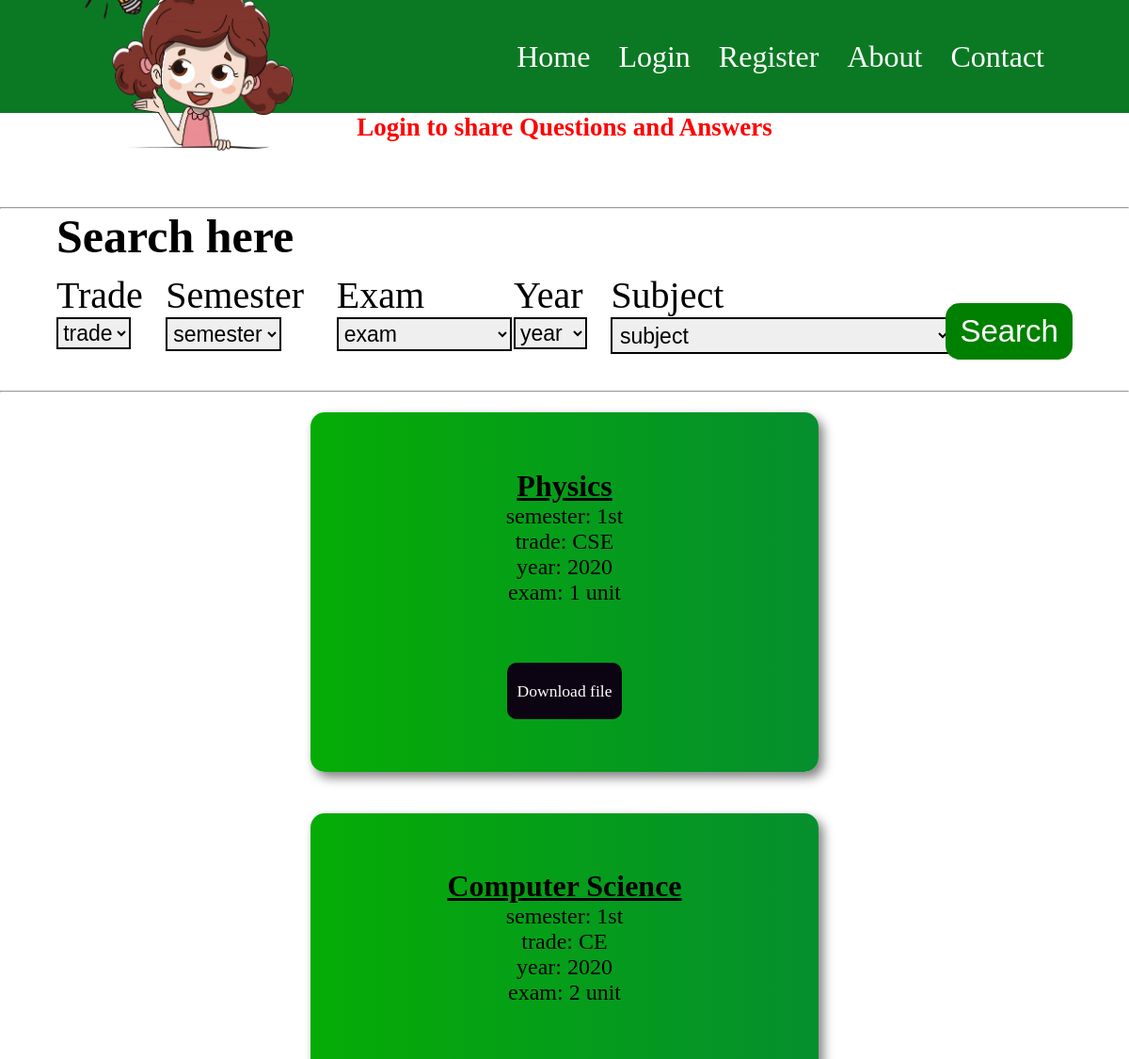
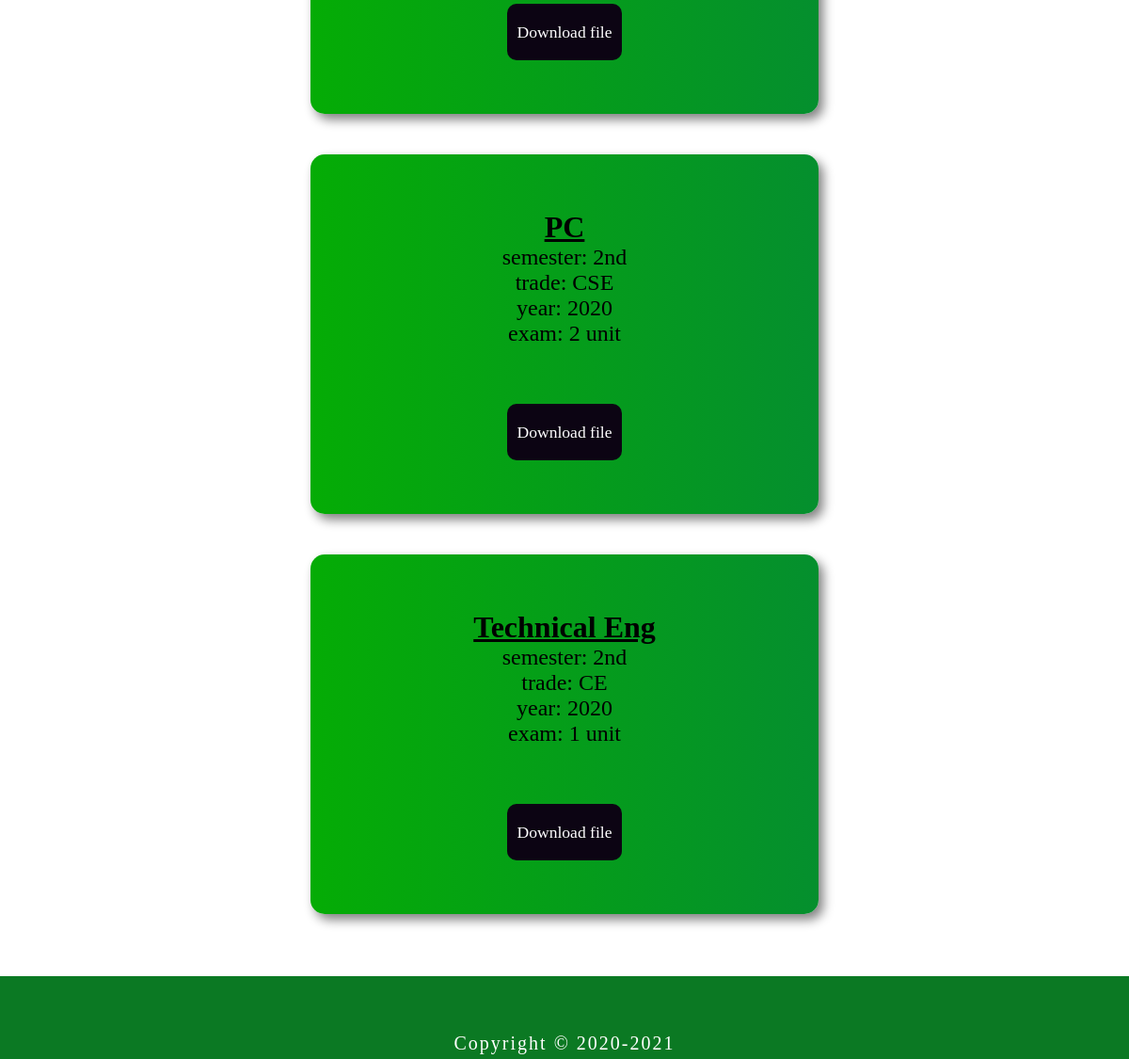
The page / on the database its author committed (2 pictures, top to bottom).
### home/models.py (models this page shows, shortened)
class Question(models.Model):
    trade = models.CharField(max_length = 10)
    semester = models.CharField(max_length = 10)
    subject = models.CharField(max_length = 20)
    exam = models.CharField(max_length = 10)
    year_of_exm = models.CharField(max_length = 10)
    file = CloudinaryField(resource_type ='image',folder = 'questions_Qpaper')
    owner = models.ForeignKey(User, on_delete = models.CASCADE)
    date_published = models.DateTimeField()

### home/views.py (the view)
# urls.py: 2. Add a URL to urlpatterns:  path('', views.home, name='home')
def home(r):
   if r.method == 'GET':
       fiels = Question.objects.all().order_by('-date_published')
       yr = Year.objects.all()
       return render(r,'index.html',{'fiels':fiels,'yr':yr,'sems':sem_choices,'trades':trade_choices,'exm':exm_choices,'subject':subject_choices})

### home/templates/index.html (shortened to what this page needs)
{% extends 'base.html' %}
  {% load static%}
  {% block style%}
<link rel="stylesheet" href="{% static 'css/index.css' %}" />
{% endblock %}
{% block search %}
<section id="search">
  <div class="search-container">
    <h2>Search here</h2>
    <form class="" action="{% url 'home:search' %}" method="get">
      <div class="row-search">
        <div class="col">
          <label for="">Trade</label>
          <select class="" name="trade_sec">
            <option selected="true" disabled="true">TRADE</option>
          </select>
        </div>
        <div class="col">
          <label for="">Semester</label>
          <select class="" name="sem_sec">
            <option selected="true" disabled="true">SEMESTER</option>
          </select>
        </div>
        <div class="col">
          <label for="">Exam</label>
          <select class="" name="exm">
            <option selected="true" disabled="true">EXAM</option>
          </select>
        </div>
        <div class="col">
          <label for="">Year</label>
          <select class="" name="year_sec">
            <option selected="true" disabled="true">Year</option>
          </select>
        </div>
        <div class="col">
          <label for="">Subject</label>
          <select class="" name="sub_sec">
            <option selected="true" disabled="true">Subject</option>
          </select>
        </div>
        <div class="search-btn-container">
          <input type="submit" name="" value="Search" class="btn" />
        </div>
      </div>
    </form>
  </div>
</section>
<hr />
{% endblock %}
{% block content %}
 <section id="files">
  <div class="files-container">
 {% if fiels %}
 {% for i in fiels %}
 <a class="detail-link" href="{% url 'home:detail' i.id %}">
     <div class="card-container">
       <div class="card-body">
           <ul>
             <h3>{{i.subject}}</h3>
             <li>semester: {{i.semester}}</li>
             <li>trade: {{i.trade}}</li>
             <li>year: {{i.year_of_exm}}</li>
             <li>exam: {{i.exam}}</li>
           </ul>
       </div>
       <div class="card-download">
              <a class="card-btn" href="{{i.file.url}}" target="_blank">Download file</a>
       </div>
     </div>
    </a>
     {% endfor %}
  {% else %}
  <div class="no-files">
    <h3>No files yet!!! You can upload or let your friends upload</h3>
  </div>
  {% endif %}
  </div>
 </section>
{% endblock %}

### home/templates/base.html (shortened to what this page needs)
<!DOCTYPE html>
{% load static %}
<html lang="en">
<head>
    <link rel="stylesheet" href="{% static 'css/base.css' %}">
    {% block style%}
    {% endblock %}
</head>
<body>
<header>
  <div class="header-container">
    <div class="logo-container">
      <a href="{% url 'home:home' %}"><img src="{% static 'images/logo.png' %}" alt="logo for qpaper mit "></a>
    </div>
    <nav class="navbar">
      <ul class="items">
        <li class="item"><a href="{% url 'home:home' %}">Home</a></li>
        {% if user.is_authenticated %}
        <li class="item"><a href="{% url 'home:upload' %}">Upload</a></li>
        <form class="lg-form" method="post" action="{% url 'account:logout_user' %}">
          {% csrf_token %}
          <input class="item log-lg" type="submit" value="Logout">
      </form>
        {% else %}
        <li class="item"><a href="{% url 'account:signin_user' %}">Login</a></li>
        <li class="item"><a href="{% url 'account:signup_user' %}">Register</a></li>
        {% endif %}
        <li class="item"><a href="{% url 'home:aboutpage' %}">About</a></li>
        <li class="item"><a href="{% url 'home:contactme' %}">Contact</a></li>
      </ul>
    </nav>
  </div>
</header>
<section class="welcome">
  {% if user.is_authenticated %}
  <h3>Welcome!<span> {{user.username}}</span></h3>
    {% if user.first_name and  user.last_name %}
    <p>Full name: {{user.first_name}} {{user.last_name}}</p>
    {% else %}
    <p>Full name: No full name registered</p>
    {% endif %}
  {% else %}
  <h1>Login to share Questions and Answers</h1>
  {% endif %}
</section>
   <hr>
   {% block search %}
   {% endblock %}
   {% block content %}
   {% endblock %}
<section id="footer">
<footer>
  <p>Copyright &copy 2020-2021</p>
</footer>
</section>
</body>
</html>

### static/css/base.css (style rules this page uses)
* { padding: 0; margin: 0; box-sizing: border-box; }
body { background-image: linear-gradient(90deg, white,grey,0.6); height: 100%; }
header { width: 100%; background-color: rgb(11, 121, 35); }
.header-container { width: 90%; height: 15vh; margin: auto; display: flex; justify-content: center; align-items: center; }
.logo-container,nav,.items,.menu { display: flex; }
.logo-container { flex: 1; align-items: center; justify-content: flex-start; }
.logo-container img { width: 160px; cursor: pointer; }
.navbar { display: none; justify-content: flex-end; flex: 2; align-items: center; justify-content: center; width: 100%; }
.items { width: 100%; list-style: none; justify-content: flex-end; }
.item { display: inline-block; margin-right: 30px; }
.item a { color: #000; text-decoration: none; font-size: 100%; }
.welcome { width: 100%; height: 100px; text-align: center; background-color: transparent; }
.welcome h1 { color: red; font-size: 27px; }
#footer { width: 100%; height: 8vh; background-color: rgb(11, 121, 35); margin-top: 45px; }
#footer footer { text-align: center; padding: 5% 0 0; margin-bottom: 0; }
#footer footer p { color: white; font-size: 20px; letter-spacing: 2px; }
@media screen and (min-width:999px) { .navbar { display: flex; } }
@media screen and (min-width:999px) { .logo-container img { width: 70%; } }
@media screen and (min-width:999px) { #footer { height: 11vh; } }
@media screen and (min-width:999px) { .navbar .items .item a { font-size: 2rem; color: #fff; font-weight: lighter; } }

### static/css/index.css (style rules this page uses)
* { box-sizing: border-box; padding: 0; margin: 0; }
.row-search { height: 100%; display: flex; flex-direction: column; align-items: flex-start; justify-content: center; }
.col label { font-size: 40px; }
.col select { font-size:23px; text-transform: lowercase; padding: 1%; border: 2px solid black; }
#search { width: 100%; height: 100%; position: relative; }
.search-container { width: 90%; height: 100%; margin: auto; }
.search-container h2 { font-size: 50px; margin-bottom: 10px; }
.search-btn-container { margin-top: 3%; width: 200px; height: 60px; margin-bottom: 3%; }
.search-btn-container .btn { width: 100%; height: 100%; font-size: 33px; border-radius: 15px; color: #fff; background-color: green; border: none; outline: none; cursor: pointer; }
#files { width: 100%; height: 100%; }
.files-container { width: 90%; margin: auto; height: 100%; display: flex; justify-content: space-around; align-items: center; flex-direction: column; }
.detail-link { text-decoration: none; color: #000; width: 100%; }
.card-container { border: none; border-radius: 15px; background-image: linear-gradient(90deg,rgb(5, 172, 5),rgb(5, 143, 46)); box-shadow: 5px 6px 12px grey; width: 80%; height: 30vh; text-align: center; display: flex; justify-content: center; flex-direction: column; align-items: center; padding-bottom: 7%; margin: 2% 2% ; padding-top: 3%; }
.card-body { width: 100%; height: 100%; padding: 5%; margin-bottom: 3%; cursor: pointer; }
a { font-size: 33px; list-style: none; text-decoration: none; }
.card-body ul li { font-size: 37px; list-style: none; text-decoration: none; }
.card-body ul h3 { font-size: 43px; color:rgb(0, 0, 0); text-decoration: underline; }
.card-download { width: 100%; height: 100%; margin-top: 7%; }
.card-btn { width: 100%; padding: 20px 10px; border-radius: 10px; background-color: rgb(12, 4, 19); color: #fff; }
@media screen and (min-width:550px) { .card-container { width: 50%; height: auto; } }
@media screen and (min-width:550px) { .card-body ul h3 { font-size: 2rem; } }
@media screen and (min-width:550px) { .card-body ul li { font-size: 1.5rem; list-style: none; text-decoration: none; } }
@media screen and (min-width:550px) { .card-download a { font-size: 1.1rem; list-style: none; text-decoration: none; } }
@media screen and (min-width:999px) { .row-search { height: 100%; display: flex; flex-direction: row; align-items: flex-start; justify-content: space-around; } }

### rows shown on the page
Question: subject "Physics", semester "1st", trade "CSE", year_of_exm "2020", exam "1 unit"
Question: subject "Computer Science", semester "1st", trade "CE", year_of_exm "2020", exam "2 unit"
Question: subject "PC", semester "2nd", trade "CSE", year_of_exm "2020", exam "2 unit"
Question: subject "Technical Eng", semester "2nd", trade "CE", year_of_exm "2020", exam "1 unit"
